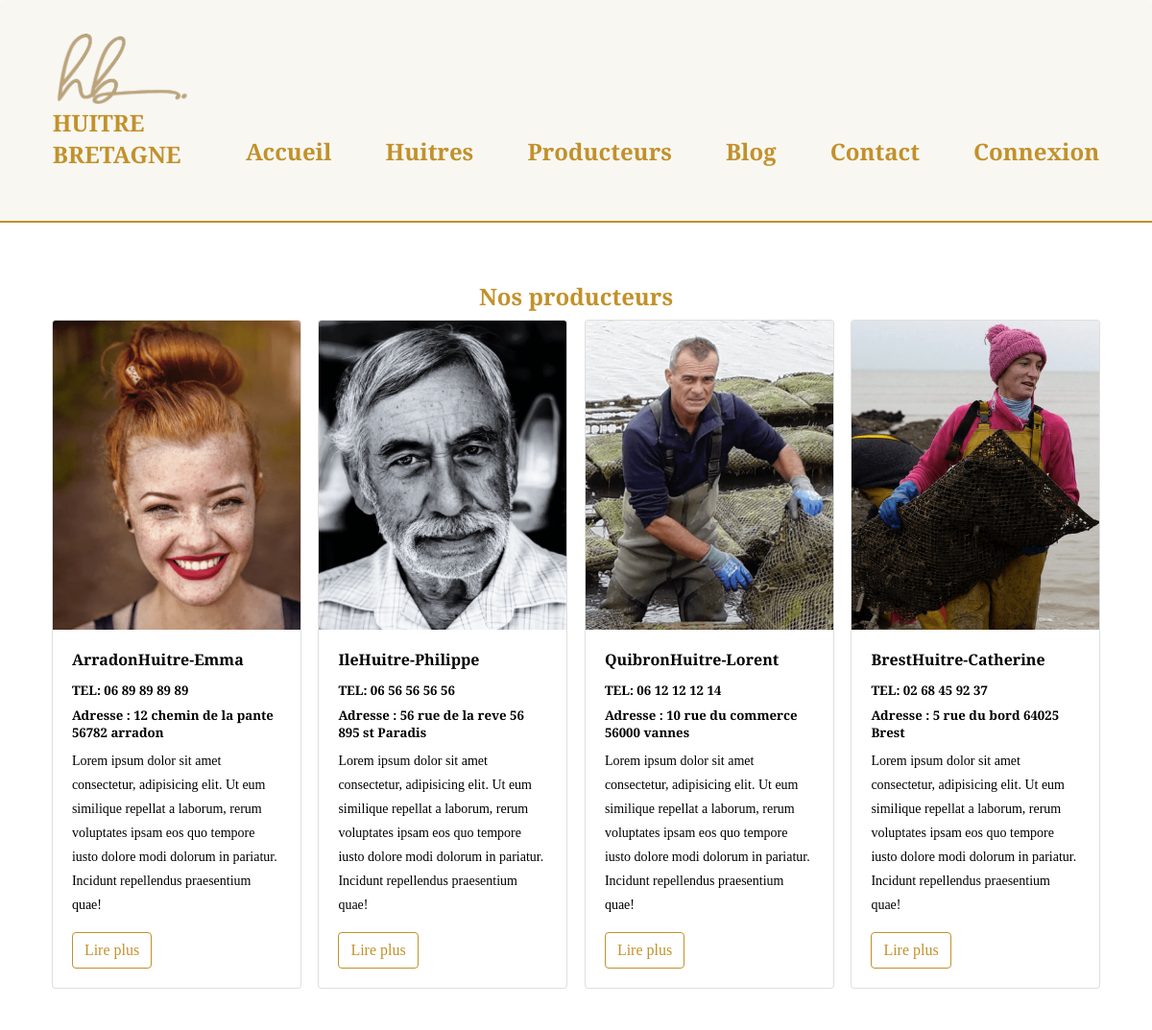
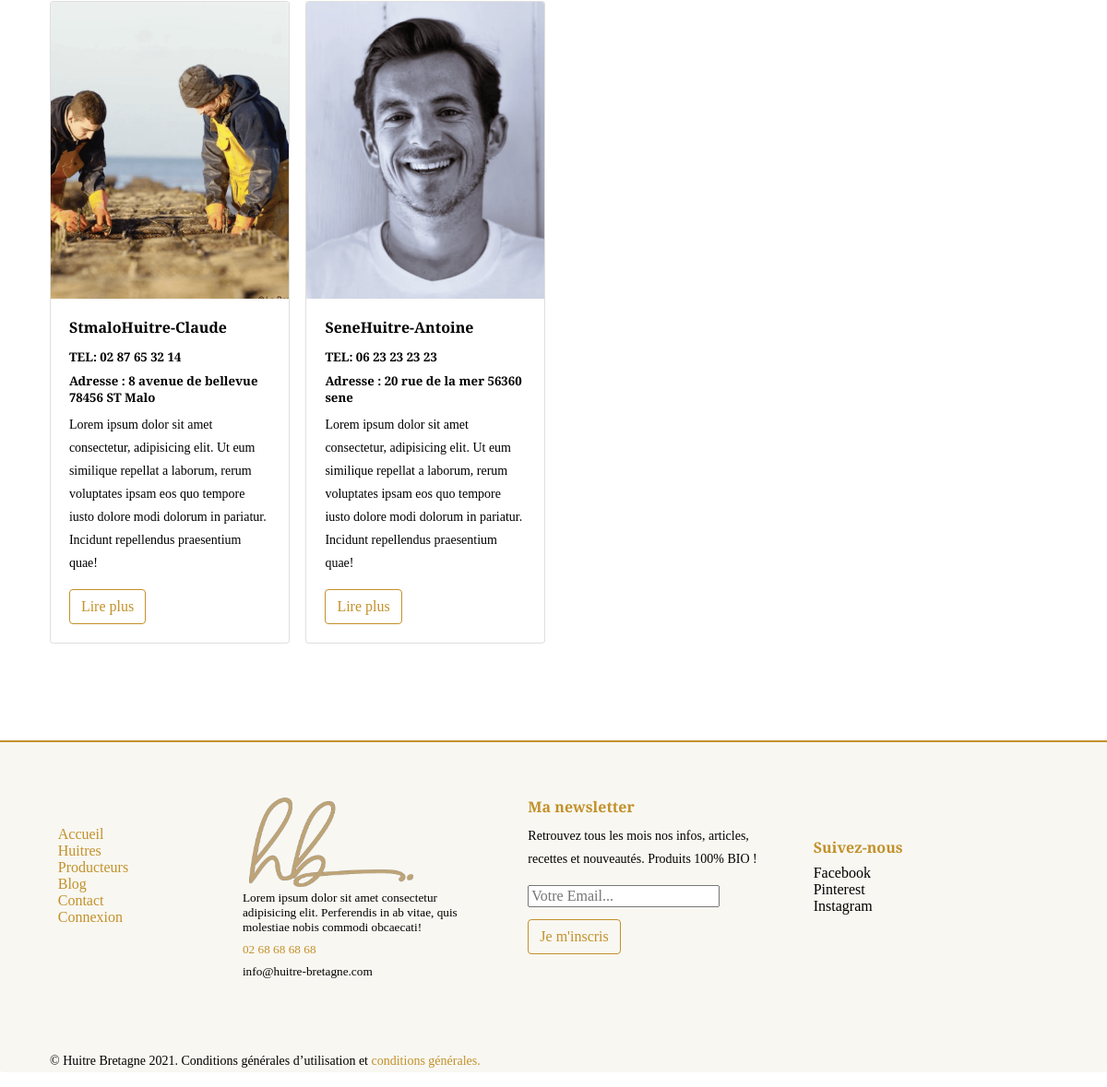
The page /index.php?action=producers on the database its author committed (2 pictures, top to bottom).
### tables this page shows
CREATE TABLE IF NOT EXISTS `producers` (
  `id` int(20) unsigned NOT NULL AUTO_INCREMENT,
  `p_name` longtext,
  `adresse` longtext,
  `tel` longtext,
  `p_content` longtext,
  `alt` longtext,
  `img` longtext,
  `huitre_id` int(10) unsigned NOT NULL,
  PRIMARY KEY (`id`),
  KEY `FK_producers_huitres` (`huitre_id`),
  CONSTRAINT `FK_producers_huitres` FOREIGN KEY (`huitre_id`) REFERENCES `huitres` (`id`)
);

### app/Controllers/Front/FrontController.php (called while the page is built, shortened)
<?php
class FrontController{
function producers(){
    $producers = new \Project\Models\ProducerManager();
    $producers = $producers->getProducers();
    require 'app/views/front/producers.php';
}
    }

### app/Models/ProducerManager.php (called while the page is built, shortened)
<?php
class ProducerManager extends Manager{
    public function getproducers(){
        $bdd = $this->bdConnect();
        $req = $bdd->query('SELECT id, alt, p_name, img, adresse, tel, p_content, huitre_id  FROM producers');
        return $req;
    }
}

### app/views/front/producers.php (the view, shortened to what this page needs)
<section class="producers">
    <h1 class="text-center">Nos producteurs</h1>
    <div class="flex-wrapper">
        <?php foreach($producers as $producer){?>
        <div class="flex-1-item-perline-s flex-2-item-perline-m flex-4-item-perline-l">
            <article class="case">
                <div class="case-img-container" >
                    <img class="case-img-top" src="<?=htmlspecialchars($producer['img']) ?>" alt="<?=htmlspecialchars($producer['p_name']) ?>">
                </div>
                <div class="case-body">
                    <h4 class="case-title"><?=htmlspecialchars($producer['p_name']) ?></h4>
                    <h5>TEL: <?=htmlspecialchars($producer['tel']) ?></h5>
                    <h5>Adresse : <?=htmlspecialchars($producer['adresse']) ?></h5>
                    <p class="case-text"><?=htmlspecialchars($producer['p_content']) ?></p>
                    <a href="index.php?action=producer&id=<?= $producer['id'] ?>"
                        class="btn">Lire plus</a>
                </div>
            </article>
        </div>
        <?php } ?>
    </div>
</section>
<?php require 'templates/template.php'; ?>

### app/public/front/css/style.css (style rules this page uses)
html, body, div, span, applet, object, iframe, h1, h2, h3, h4, h5, h6, p, blockquote, div pre, a, abbr, acronym, address, big, cite, code, del, dfn, em, font, img, ins, kbd, q, s, samp, small, strike, strong, sub, sup, tt, var, b, u, i, center, dl, dt, dd, ol, ul, li, figure, header, nav, section, article, aside, footer, figcaption { margin: 0; padding: 0; border: 0; outline: 0; }
header, nav, section, article, aside, footer, hgroup { display: block; }
* { box-sizing: border-box; }
html, body { font-family: "Cormorant Garamond", serif; font-weight: 400; font-size: 16px; background-color: #fff; -ms-text-size-adjust: 100%; -webkit-font-smoothing: antialiased; -moz-osx-font-smoothing: grayscale; }
a { text-decoration: none; }
h1, h2, h3, h4, h5, h6 { margin-top: 0; margin-bottom: 0.5rem; }
p { margin-top: 0; margin-bottom: 1rem; font-size: 14px; line-height: 25px; }
img { vertical-align: middle; border-style: none; }
.flex-wrapper { display: flex; flex-wrap: wrap; }
.flex-wrapper > * { padding-left: 0.8%; padding-right: 0.8%; padding-bottom: 4%; }
@media screen and (min-width: 768px) { .flex-2-item-perline-m { flex: 0 0 50%; max-width: 50%; } }
@media screen and (min-width: 992px) { .flex-4-item-perline-l { flex: 0 0 25%; max-width: 25%; } }
.btn { display: inline-block; font-weight: 400; color: #242829; text-align: center; vertical-align: middle; cursor: pointer; user-select: none; background-color: transparent; border: 1px solid transparent; padding: 0.375rem 0.75rem; font-size: 1rem; line-height: 1.5; border-radius: 0.25rem; transition: color 0.15s ease-in-out, background-color 0.15s ease-in-out, border-color 0.15s ease-in-out, box-shadow 0.15s ease-in-out; }
.case { position: relative; display: flex; flex-direction: column; min-width: 0; word-wrap: break-word; background-color: #fff; background-clip: border-box; border: 1px solid rgba(0, 0, 0, 0.125); border-radius: 0.25rem; }
.case-img, .case-img-top, .case-img-bottom, .case-img-container { flex-shrink: 0; width: 100%; }
.case-img-container { height: auto; overflow: hidden; }
.case-img, .case-img-top { border-top-left-radius: calc(0.25rem - 1px); border-top-right-radius: calc(0.25rem - 1px); }
.case-body { -ms-flex: 1 1 auto; flex: 1 1 auto; min-height: 1px; padding: 1.25rem; }
.case-title { margin-bottom: 0.75rem; }
.text-center { text-align: center; }
h1 { color: #c2912a; margin-bottom: 0.5rem; }
.producers .btn { border: 1px solid #c2912a; color: #c2912a; }

### rows shown on the page
producers: img (picture), p_name "ArradonHuitre-Emma", tel "06 89 89 89 89", adresse "12 chemin de la pante 56782 arradon", p_content "Lorem ipsum dolor sit amet consectetur, adipisicing elit. Ut eum similique repellat a laborum, rerum voluptates ipsam eos quo tempore iusto dolore modi dolorum in pariatur. Incidunt repellendus praesentium quae!"
producers: img (picture), p_name "IleHuitre-Philippe", tel "06 56 56 56 56", adresse "56 rue de la reve 56 895 st Paradis", p_content "Lorem ipsum dolor sit amet consectetur, adipisicing elit. Ut eum similique repellat a laborum, rerum voluptates ipsam eos quo tempore iusto dolore modi dolorum in pariatur. Incidunt repellendus praesentium quae!"
producers: img (picture), p_name "QuibronHuitre-Lorent", tel "06 12 12 12 14", adresse "10 rue du commerce 56000 vannes", p_content "Lorem ipsum dolor sit amet consectetur, adipisicing elit. Ut eum similique repellat a laborum, rerum voluptates ipsam eos quo tempore iusto dolore modi dolorum in pariatur. Incidunt repellendus praesentium quae!"
producers: img (picture), p_name "BrestHuitre-Catherine", tel "02 68 45 92 37", adresse "5 rue du bord 64025 Brest", p_content "Lorem ipsum dolor sit amet consectetur, adipisicing elit. Ut eum similique repellat a laborum, rerum voluptates ipsam eos quo tempore iusto dolore modi dolorum in pariatur. Incidunt repellendus praesentium quae!"
producers: img (picture), p_name "StmaloHuitre-Claude", tel "02 87 65 32 14", adresse "8 avenue de bellevue 78456 ST Malo", p_content "Lorem ipsum dolor sit amet consectetur, adipisicing elit. Ut eum similique repellat a laborum, rerum voluptates ipsam eos quo tempore iusto dolore modi dolorum in pariatur. Incidunt repellendus praesentium quae!"
producers: img (picture), p_name "SeneHuitre-Antoine", tel "06 23 23 23 23", adresse "20 rue de la mer 56360 sene", p_content "Lorem ipsum dolor sit amet consectetur, adipisicing elit. Ut eum similique repellat a laborum, rerum voluptates ipsam eos quo tempore iusto dolore modi dolorum in pariatur. Incidunt repellendus praesentium quae!"
